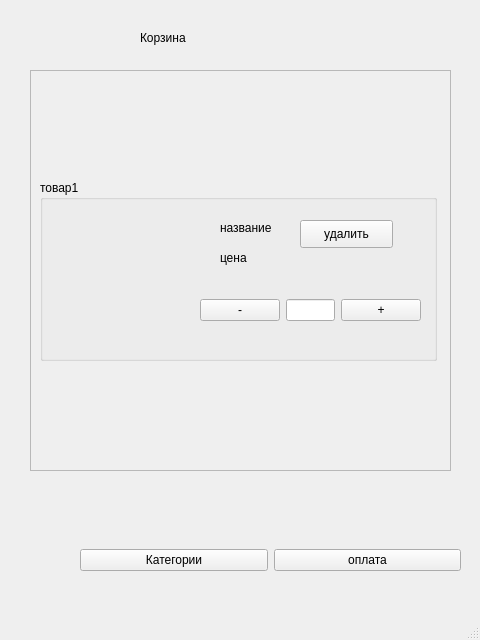
<?xml version="1.0" encoding="UTF-8"?>
<ui version="4.0">
 <class>MainWindow</class>
 <widget class="QMainWindow" name="MainWindow">
  <property name="geometry">
   <rect>
    <x>0</x>
    <y>0</y>
    <width>480</width>
    <height>640</height>
   </rect>
  </property>
  <property name="minimumSize">
   <size>
    <width>480</width>
    <height>640</height>
   </size>
  </property>
  <property name="windowTitle">
   <string>MainWindow</string>
  </property>
  <widget class="QWidget" name="centralwidget">
   <widget class="QLabel" name="label">
    <property name="geometry">
     <rect>
      <x>140</x>
      <y>30</y>
      <width>55</width>
      <height>16</height>
     </rect>
    </property>
    <property name="text">
     <string>Корзина</string>
    </property>
   </widget>
   <widget class="QWidget" name="horizontalLayoutWidget_2">
    <property name="geometry">
     <rect>
      <x>80</x>
      <y>540</y>
      <width>381</width>
      <height>41</height>
     </rect>
    </property>
    <layout class="QHBoxLayout" name="horizontalLayout_2">
     <item>
      <widget class="QPushButton" name="pushButton_6">
       <property name="text">
        <string>Категории</string>
       </property>
      </widget>
     </item>
     <item>
      <widget class="QPushButton" name="pushButton_5">
       <property name="text">
        <string>оплата</string>
       </property>
      </widget>
     </item>
    </layout>
   </widget>
   <widget class="QScrollArea" name="scrollArea">
    <property name="geometry">
     <rect>
      <x>30</x>
      <y>70</y>
      <width>421</width>
      <height>401</height>
     </rect>
    </property>
    <property name="widgetResizable">
     <bool>true</bool>
    </property>
    <widget class="QWidget" name="scrollAreaWidgetContents">
     <property name="geometry">
      <rect>
       <x>0</x>
       <y>0</y>
       <width>419</width>
       <height>399</height>
      </rect>
     </property>
     <layout class="QVBoxLayout" name="verticalLayout">
      <item>
       <widget class="QGroupBox" name="groupBox">
        <property name="minimumSize">
         <size>
          <width>381</width>
          <height>181</height>
         </size>
        </property>
        <property name="maximumSize">
         <size>
          <width>397</width>
          <height>181</height>
         </size>
        </property>
        <property name="title">
         <string>товар1</string>
        </property>
        <widget class="QLabel" name="label_6">
         <property name="geometry">
          <rect>
           <x>20</x>
           <y>30</y>
           <width>131</width>
           <height>131</height>
          </rect>
         </property>
         <property name="text">
          <string/>
         </property>
         <property name="pixmap">
          <pixmap>2022-11-10_21-47-51.png</pixmap>
         </property>
         <property name="scaledContents">
          <bool>true</bool>
         </property>
        </widget>
        <widget class="QLabel" name="label_5">
         <property name="geometry">
          <rect>
           <x>180</x>
           <y>40</y>
           <width>55</width>
           <height>16</height>
          </rect>
         </property>
         <property name="text">
          <string>название</string>
         </property>
        </widget>
        <widget class="QLabel" name="label_7">
         <property name="geometry">
          <rect>
           <x>180</x>
           <y>70</y>
           <width>55</width>
           <height>16</height>
          </rect>
         </property>
         <property name="text">
          <string>цена</string>
         </property>
        </widget>
        <widget class="QWidget" name="horizontalLayoutWidget_3">
         <property name="geometry">
          <rect>
           <x>160</x>
           <y>110</y>
           <width>221</width>
           <height>41</height>
          </rect>
         </property>
         <layout class="QHBoxLayout" name="horizontalLayout_3">
          <item>
           <widget class="QPushButton" name="pushButton_3">
            <property name="text">
             <string>-</string>
            </property>
           </widget>
          </item>
          <item>
           <widget class="QLineEdit" name="lineEdit_4"/>
          </item>
          <item>
           <widget class="QPushButton" name="pushButton_4">
            <property name="text">
             <string>+</string>
            </property>
           </widget>
          </item>
         </layout>
        </widget>
        <widget class="QPushButton" name="pushButton">
         <property name="geometry">
          <rect>
           <x>260</x>
           <y>40</y>
           <width>93</width>
           <height>28</height>
          </rect>
         </property>
         <property name="text">
          <string>удалить</string>
         </property>
        </widget>
       </widget>
      </item>
     </layout>
    </widget>
   </widget>
  </widget>
  <widget class="QMenuBar" name="menubar">
   <property name="geometry">
    <rect>
     <x>0</x>
     <y>0</y>
     <width>480</width>
     <height>26</height>
    </rect>
   </property>
  </widget>
  <widget class="QStatusBar" name="statusbar"/>
 </widget>
 <resources/>
 <connections/>
</ui>
